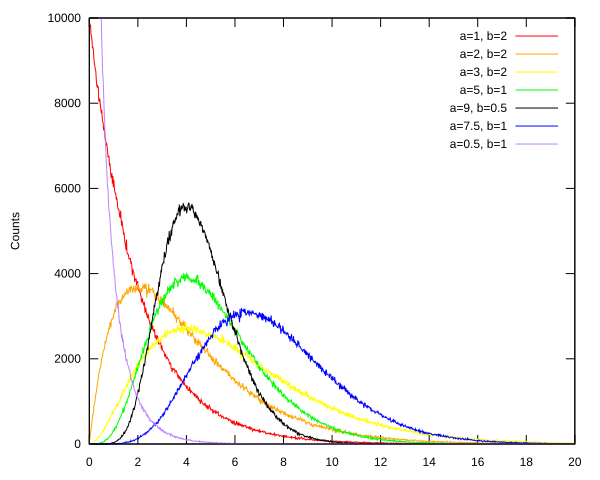

Source code (gnuplot):
#!/bin/gnuplot
set terminal svg
set output "gamma-pdfs.svg"

set datafile separator ";"
set style fill solid 0.5

stats "gamma-1-2.txt" nooutput
N = STATS_records
binsize = (STATS_max_x - STATS_min_x) / (N - 1)

set ylabel "Counts"
set yrange [0:10000]

# TODO: * Superimpose the analytical gamma PDFs.

plot "gamma-1-2.txt" using 1:2:(binsize) every 1::1::N-2 w l title "a=1, b=2" lc rgb "red",\
     "gamma-2-2.txt" using 1:2:(binsize) every 1::1::N-2 w l title "a=2, b=2" lc rgb "orange",\
     "gamma-3-2.txt" using 1:2:(binsize) every 1::1::N-2 w l title "a=3, b=2" lc rgb "yellow",\
     "gamma-5-1.txt" using 1:2:(binsize) every 1::1::N-2 w l title "a=5, b=1" lc rgb "green",\
     "gamma-9-0.5.txt" using 1:2:(binsize) every 1::1::N-2 w l title "a=9, b=0.5" lc rgb "black",\
     "gamma-7.5-1.txt" using 1:2:(binsize) every 1::1::N-2 w l title "a=7.5, b=1" lc rgb "blue",\
     "gamma-0.5-1.txt" using 1:2:(binsize) every 1::1::N-2 w l title "a=0.5, b=1" lc rgb "purple"
